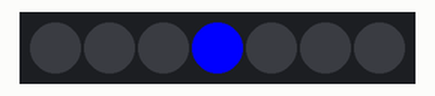
Bench run of a sketch on a simulated Arduino Uno, built with avr-gcc and run on an emulated ATmega328P. On the bench: 7 RGB LEDs in strip order, left to right.

Above: at 0.1 s.
At 0.6 s:
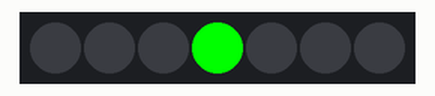
At 1.1 s:
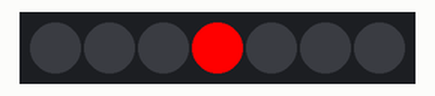
Timing chart, 0 to 130.0 s (numbered marks = the images above):
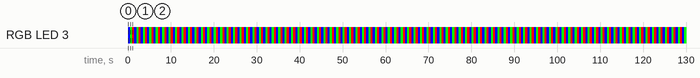

Measured:
- by itself, RGB LED 3: repeats every 1.5 s: RGB(0, 255, 0) 0.50 s, RGB(255, 0, 0) 0.50 s, RGB(0, 0, 255) 0.50 s
- by itself, everything shown: repeats every 1.5 s, in 3 steps
- what the display in image 1 shows lasts 0.5 s, from 0.5 s to 1.0 s

The sketch:

020819_candle_2.ino
```cpp
/*
  NeoPixel RGBW  Test

  This sketch  loops through all the pixels of a NeoPixel device
  one pixel at a time, and one color at a time, in the order:
  blue, green, red, white

  Uses Adafruit's NeoPixel library: https://github.com/adafruit/Adafruit_NeoPixel

  created 31 Jan 2017
  by Tom Igoe
*/

#include <Adafruit_NeoPixel.h>

const int neoPixelPin = 5;  // control pin
const int numPixels = 7;    // number of pixels

// set up strip:
Adafruit_NeoPixel strip = Adafruit_NeoPixel(numPixels, neoPixelPin, NEO_GRBW + NEO_KHZ800);
unsigned long color = 0xFF;   // start with blue

void setup() {
  strip.begin();    // initialize pixel strip
  strip.clear();    // turn all LEDs off
  strip.show();     // refresh strip

  Serial.begin(9600);
}

void loop() {

   strip.setPixelColor(3, color);// set the color for this pixel

// loop over all the pixels: //turning led on one by one
//  for (int pixel = 0; pixel < numPixels; pixel++) {
//    strip.setPixelColor(pixel, color);// set the color for this pixel
//    if (pixel > 0) {
//      strip.setPixelColor(pixel - 1, 0); // turn off the last pixel
//    }
    strip.show();    // refresh the strip
    delay(500);

//  Serial.println(color);
  color = color << 8;         // shift the FF (255) to the next color
  if (color >= 0xFF000000) {   // if the color is greater than white (0xFF000000)
    color = 0xFF;             // then set it back to blue
  }

  strip.clear();              // clear the strip at the end of a color
}
```
